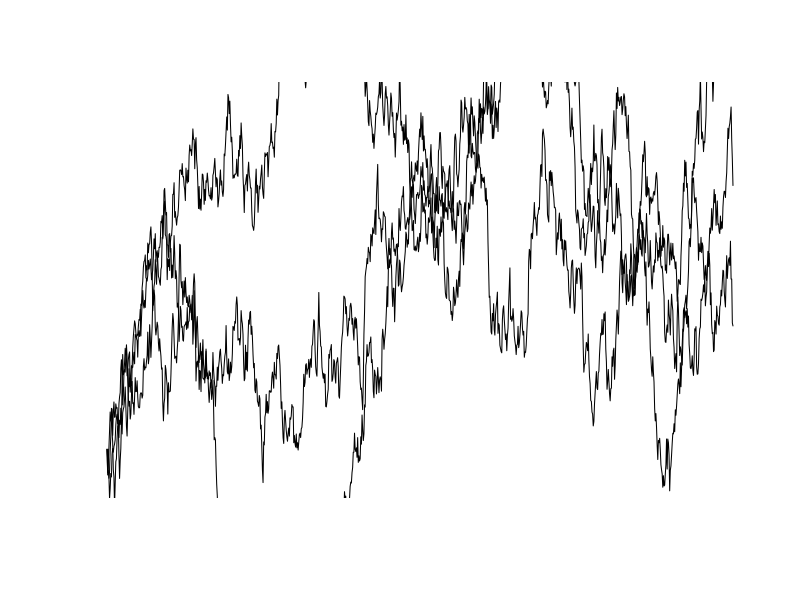

Recreate this plot in R.
  alleleFreq <- function(d=0.5, N=100, p0=0.5, tmax=50) {
    p <- numeric(tmax)
    p[1] <- p0

    for (t in 1:(tmax-1)) {
      NAA <- round(N*p[t]^2)
      NAa <- round(N*2*p[t]*(1-p[t]))
      Naa <- round(N*(1-p[t])^2)

      if (NAA <= 0) {
        NAA <- 0
        NAA.prime <- 0
      } else {
        NAA.prime <- sum(rbinom(n=NAA, size=1, prob=d))
      }
      if (NAa <= 0) {
        NAa <- 0
        NAa.prime <- 0
      } else {
        NAa.prime <- sum(rbinom(n=NAa, size=1, prob=d))
      }
      if (Naa <= 0) {
        Naa <- 0
        Naa.prime <- 0
      } else {
        Naa.prime <- sum(rbinom(n=Naa, size=1, prob=d))
      }
      N.prime <- NAA.prime + NAa.prime + Naa.prime

      if (N.prime <= 0) {
        p[t+1] <- NA
      } else {
        p[t+1] <- (2*NAA.prime + NAa.prime) / (2*N.prime)
      }
    }

    return(p)
  }


dev.off()

plot.alleleFreq <- function(rep, ...){

sapply(1:rep,  FUN = function(i){
        if(i==1){ plot(alleleFreq(...),type = "l",axes = F, xlab = "",ylab = "")  }
        else{  points(alleleFreq(...),type = "l",axes = F,xlab = "",ylab = "") }
})
}

plot.alleleFreq(3,d=0.9,tmax=1000,N=10000)
